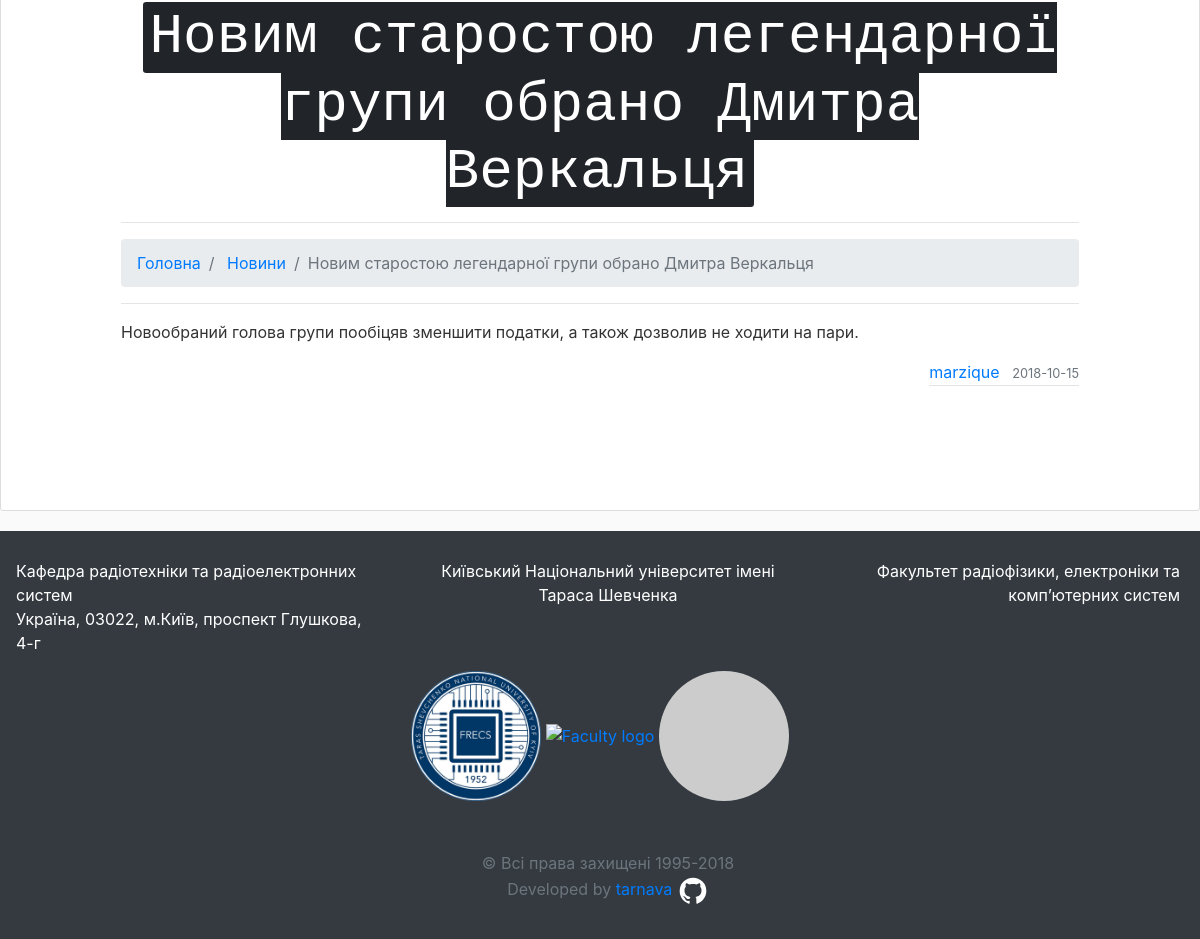
Page /post/3 (lower part) on the earlier database version.
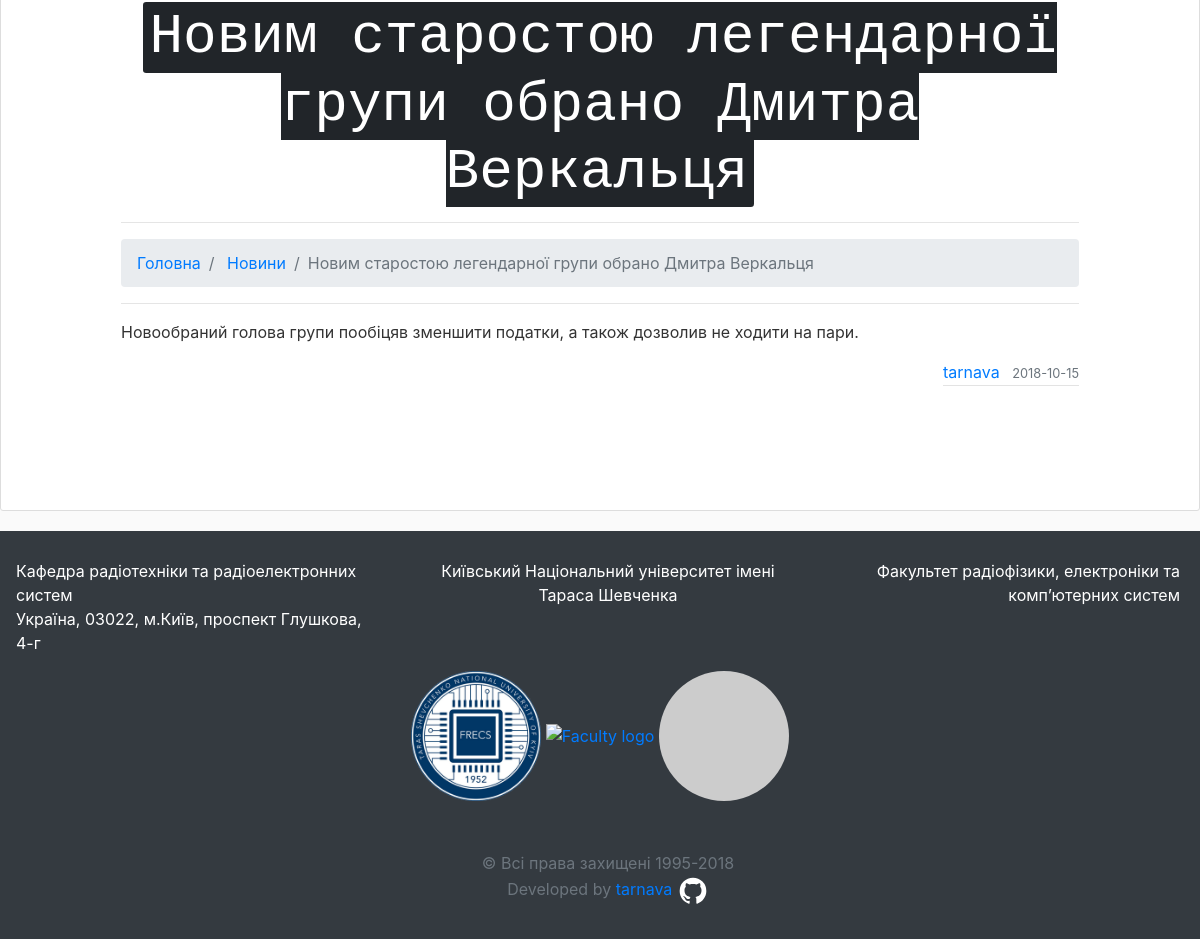
Same page on the later database version.
### rpd_site/models.py (models this page shows, shortened)
class User(db.Model, UserMixin):
	id = db.Column(db.Integer, primary_key=True)
	username = db.Column(db.String(20), unique=True, nullable=False)
	email = db.Column(db.String(120), unique=True, nullable=False)
	image_file = db.Column(db.String(20), nullable=False, default='default.jpg')
	password = db.Column(db.String(60), nullable=False)
	confirmed = db.Column(db.Boolean, nullable=False, default=0)
	posts = db.relationship('Post', backref='author', lazy=True)

### rpd_site/routes.py (the view)
@app.route("/post/<int:post_id>")
def post(post_id):
	post = Post.query.get_or_404(post_id)
	return render_template('post.html', title=post.title, post=post)

### rpd_site/templates/post.html (shortened to what this page needs)
{% extends "layout.html" %}
{% block body %}
  <article class="media content-section" style="padding-top:1%">
    <div class="media-body">
      <h1 class="zero_margin mb-0 text-center" style="margin-bottom:2%; margin-top:1%;">
            <kbd class="display-4 text-center ">{{ post.title }} <br></kbd>
        </h1>
        <hr>
      <ol class="breadcrumb">
        <li class="breadcrumb-item">
          <a href="{{ url_for('index') }} ">Головна</a>
        </li>
          <li class="breadcrumb-item">
          <a href="{{ url_for('news') }}">Новини</a>
        </li>
        <li class="breadcrumb-item active">{{ post.title }}</li>
      </ol>
        <hr>
      <p class="article-content">{{ post.content }}</p>
        <div class="article-metadata float-right">
        <a class="mr-2" href="#">{{ post.author.username }}</a>
        <small class="text-muted">{{ post.date_posted.strftime('%Y-%m-%d') }}</small>
      </div>
    </div>
  </article>
{% endblock %}

Differences in the rows shown:
changed User: author.username "marzique" → "tarnava"
